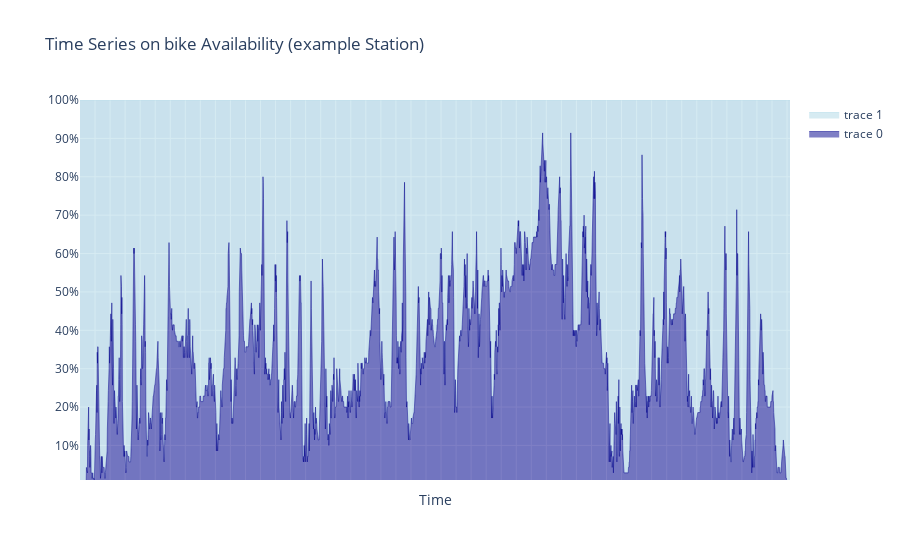

Notebook cell for this chart:
### Code cell
# LET'S SEE IF THIS WORK OUT IT WOULD BE NICE

def station_example_function ():
    station_example = trip.station_load_time_series (ALL_TRIPS, 519)
    bike_availability = station_example[0]['bikes_in_station'].to_list()
    time_range = trip.time_range

    time_series_df = pd.DataFrame({'time': time_range[:-1], 'bikes_available': bike_availability[:-1]})
    time_series_df['time'] = pd.to_datetime(time_series_df['time'], infer_datetime_format = True)
    time_series_df['docks_available'] = [station_example[1]]*time_series_df.shape[0] - time_series_df['bikes_available']

    import plotly.graph_objects as go
    import src.your_trip as trip

    x = trip.time_range
    fig = go.Figure()

    fig.add_trace(go.Scatter(
        x = x, y = time_series_df['bikes_available'],
        mode='lines',
        line=dict(width=0.5, color='darkblue'),
        stackgroup='one',
        groupnorm='percent' # sets the normalization for the sum of the stackgroup
    ))

    fig.add_trace(go.Scatter(
        x = x, y= time_series_df['docks_available'],
        mode='lines',
        line=dict(width=0.5, color='lightblue'),
        stackgroup='one'
    ))

    fig.update_layout(
        showlegend=True,
        title = f'Time Series on bike Availability (example Station)',
        xaxis_type='category',
        
        xaxis = go.XAxis(
            title = 'Time',
            showticklabels=False),

        yaxis=dict(
            type='linear',
            range=[1, 100],
            ticksuffix='%'))
    return fig

### Figure 1 — Plotly figure (JSON) as saved in the notebook; plotly's stock layout.template omitted (floating-point values rounded to 4 significant figures; data arrays with more than 128 entries replaced by an {"elided": "..."} marker saying what was removed)
{"data": [{"groupnorm": "percent", "line": {"color": "darkblue", "width": 0.5}, "mode": "lines", "stackgroup": "one", "type": "scatter", "x": {"elided": "2881 str values"}, "y": {"elided": "2880 int values"}}, {"line": {"color": "lightblue", "width": 0.5}, "mode": "lines", "stackgroup": "one", "type": "scatter", "x": {"elided": "2881 str values"}, "y": {"elided": "2880 int values"}}], "layout": {"showlegend": true, "title": {"text": "Time Series on bike Availability (example Station)"}, "xaxis": {"showticklabels": false, "title": {"text": "Time"}, "type": "category"}, "yaxis": {"range": [1, 100], "ticksuffix": "%", "type": "linear"}}}
